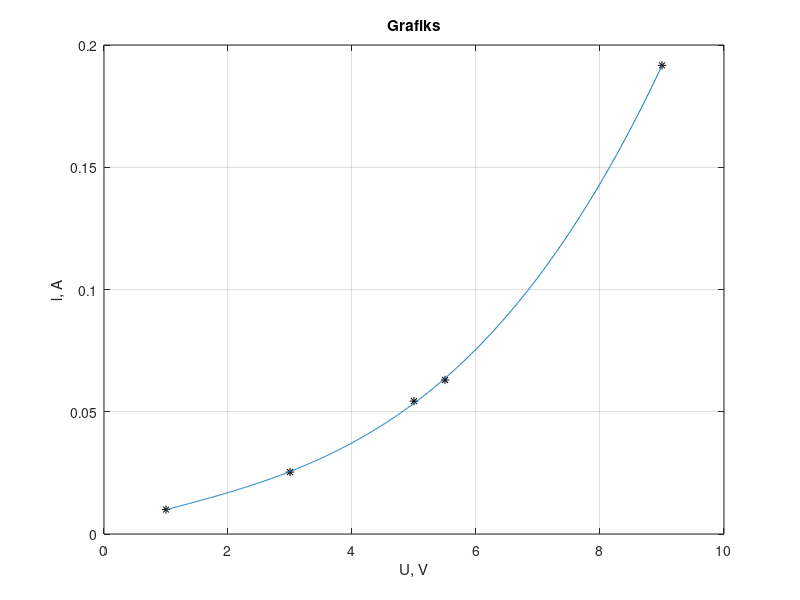

The MATLAB source for this figure:
Vm = [1 3 5 5.5 9];
lm = [10 25 55 60 190; 12 26 58 59 199; 8 25 50 70 186]*1e-3;

lmv = mean(lm);

V = min(Vm):0.01:max(Vm);
C = polyfit(Vm, lmv, 3);
l = polyval(C,V); %C(1)*V.^2 + C(2)*V.^1....
plot(Vm, lmv, 'k*', V, l)

xlabel('U, V')
ylabel('l, A')
title('Grafiks')
grid on
